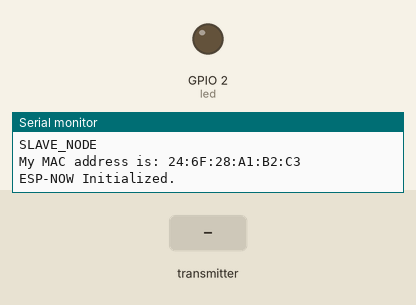
Simulated run of this sketch. Board: ESP32. Parts: output pins drawn as LEDs (lit = HIGH), the last lines printed to the serial monitor. Inputs (shaded band) come from the test bench.

Above: at 1.2 s.
1.3 s: the transmitter starts sending state = 1
At 1.7 s:
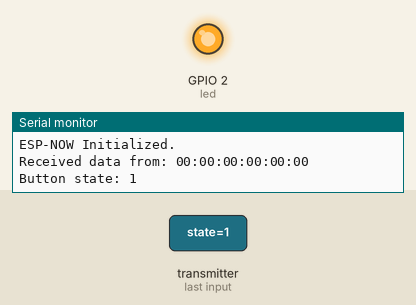
2.8 s: the transmitter starts sending state = 0
At 4.1 s:
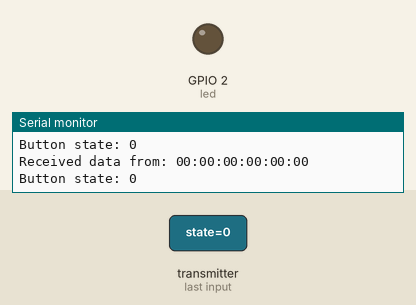
Timing chart, 0 to 5.8 s (numbered marks = the images above; inputs shaded):
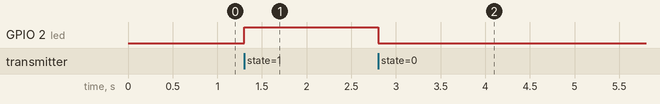

The sketch:

Rx.ino
```cpp
#include <WiFi.h>
#include <esp_now.h>

#define MY_NAME "SLAVE_NODE"
const int led = 2; // ESP32 onboard LED

// Define the structure to receive data
typedef struct {
    int state;
} dataPacket;

// Callback function when data is received
void dataReceived(const uint8_t *mac, const uint8_t *data, int len) {
    char macStr[18];
    dataPacket packet;

    snprintf(macStr, sizeof(macStr), "%02X:%02X:%02X:%02X:%02X:%02X",
             mac[0], mac[1], mac[2], mac[3], mac[4], mac[5]);

    Serial.println();
    Serial.print("Received data from: ");
    Serial.println(macStr);

    memcpy(&packet, data, sizeof(packet));

    Serial.print("Button state: ");
    Serial.println(packet.state);

    digitalWrite(led, packet.state);
}

void setup() {
    pinMode(led, OUTPUT);
    Serial.begin(115200);

    Serial.println("\nInitializing...");
    Serial.println(MY_NAME);
    Serial.print("My MAC address is: ");
    Serial.println(WiFi.macAddress());

    WiFi.mode(WIFI_STA); // Set ESP32 in Station mode

    if (esp_now_init() != ESP_OK) {
        Serial.println("ESP-NOW initialization failed");
        return;
    }

    esp_now_register_recv_cb(dataReceived);  // Register the callback function

    Serial.println("ESP-NOW Initialized.");
}

void loop() {
    // No need for anything here
}
```

Measured:
- after the input at 1.3 s, GPIO 2 (led): LOW → HIGH at once
- after the input at 2.8 s, GPIO 2 (led): HIGH → LOW at once
